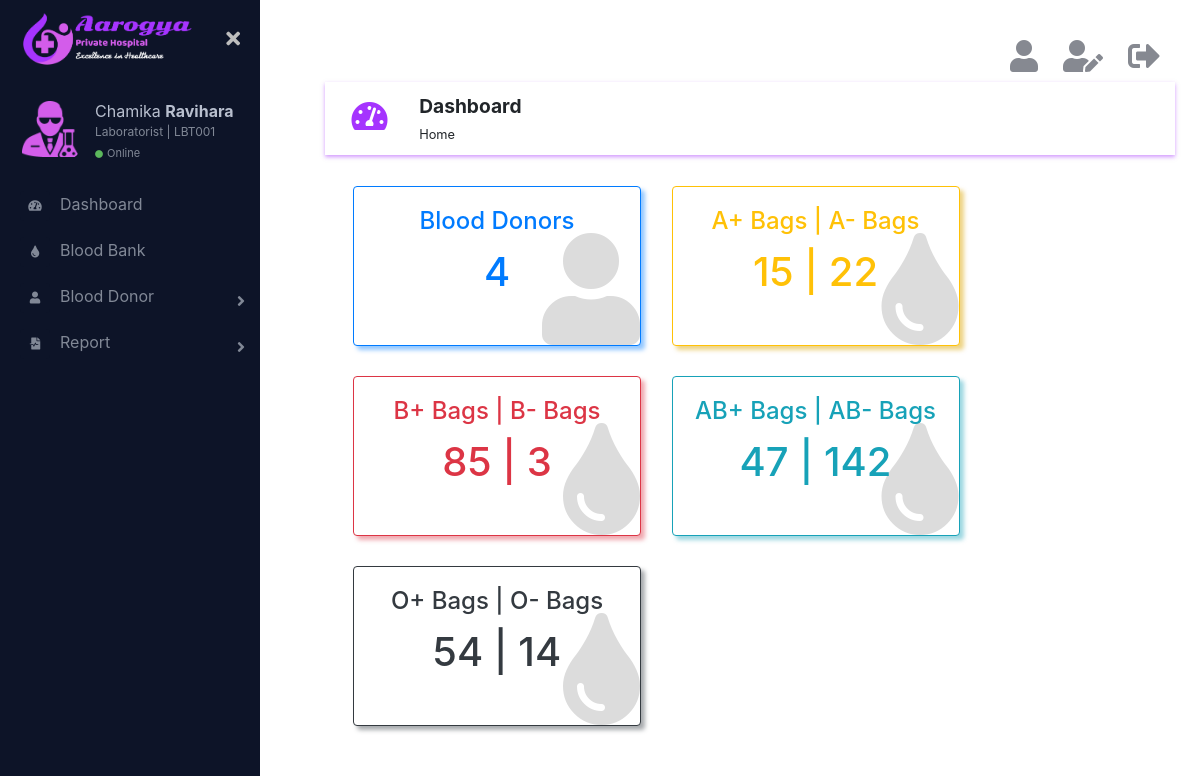
/html/dashboard.php (signed in), run on the app's committed database.
### tables this page shows
CREATE TABLE IF NOT EXISTS `bloodbank` (
  `bloodGroup` varchar(3) NOT NULL,
  `noOfBag` int(10) NOT NULL,
  PRIMARY KEY (`bloodGroup`)
);

### html/dashboard.php (the view, shortened to what the rows shown need)
<?php
    require_once('../connection/connection.php');
    $query = "SELECT COUNT(*) AS countPat FROM `patient` WHERE `is_deleted` = 0";
    $result_set = mysqli_query($con,$query);
    if (mysqli_num_rows($result_set) == 1) {
        $pat_count = mysqli_fetch_assoc($result_set);
    }
    $query = "SELECT COUNT(*) AS countNur FROM `nurse` WHERE `is_deleted` = 0";
    $result_set = mysqli_query($con,$query);
    if (mysqli_num_rows($result_set) == 1) {
        $nur_count = mysqli_fetch_assoc($result_set);
    }
    $query = "SELECT COUNT(*) AS countAcc FROM `accountant` WHERE `is_deleted` = 0";
    $result_set = mysqli_query($con,$query);
    if (mysqli_num_rows($result_set) == 1) {
        $acc_count = mysqli_fetch_assoc($result_set);
    }
    $query = "SELECT COUNT(*) AS countLab FROM `laboratorist` WHERE `is_deleted` = 0";
    $result_set = mysqli_query($con,$query);
    if (mysqli_num_rows($result_set) == 1) {
        $lab_count = mysqli_fetch_assoc($result_set);
    }
    $query = "SELECT COUNT(*) AS countCli FROM `client` WHERE `is_deleted` = 0";
    $result_set = mysqli_query($con,$query);
    if (mysqli_num_rows($result_set) == 1) {
        $cli_count = mysqli_fetch_assoc($result_set);
    }
    $query = "SELECT COUNT(*) AS countDonor FROM `blooddonor` WHERE `is_deleted` = 0";
    $result_set = mysqli_query($con,$query);
    if (mysqli_num_rows($result_set) == 1) {
        $donor_count = mysqli_fetch_assoc($result_set);
    }
    $query = "SELECT COUNT(*) AS countPayIn FROM `invoice` WHERE `is_deleted` = 0 AND `is_paid` = 'Paid'";
    if($_SESSION['role'] == 'client' || $_SESSION['role'] == 'patient'){
        $query = "SELECT SUM(`amount`) AS amountUnIn FROM `invoice` WHERE `is_deleted` = 0 AND `is_paid` = 'Unpaid' AND `patientId` = '{$_SESSION['id']}'";
    } else {
        $query = "SELECT SUM(`amount`) AS amountUnIn FROM `invoice` WHERE `is_deleted` = 0 AND `is_paid` = 'Unpaid'";
    }
    $result_set = mysqli_query($con,$query);
    if (mysqli_num_rows($result_set) == 1) {
        $unin_amount = mysqli_fetch_assoc($result_set);
    }
    $query = "SELECT SUM(`amount`) AS amountPayIn FROM `invoice` WHERE `is_deleted` = 0 AND `is_paid` = 'Paid'";
    $result_set = mysqli_query($con,$query);
    if (mysqli_num_rows($result_set) == 1) {
        $payin_amount = mysqli_fetch_assoc($result_set);
    }
    $queryP = "SELECT `noOfBag` as countAPlus FROM `bloodbank` WHERE `bloodGroup` = 'A+'";
    $queryM = "SELECT `noOfBag` as countAMinus FROM `bloodbank` WHERE `bloodGroup` = 'A-'";
    $result_setP = mysqli_query($con,$queryP);
    $result_setM = mysqli_query($con,$queryM);
    $aplus_count = mysqli_fetch_assoc($result_setP);
    $aminus_count = mysqli_fetch_assoc($result_setM);
    $queryP = "SELECT `noOfBag` as countBPlus FROM `bloodbank` WHERE `bloodGroup` = 'B+'";
    $queryM = "SELECT `noOfBag` as countBMinus FROM `bloodbank` WHERE `bloodGroup` = 'B-'";
    $result_setP = mysqli_query($con,$queryP);
    $result_setM = mysqli_query($con,$queryM);
    $bplus_count = mysqli_fetch_assoc($result_setP);
    $bminus_count = mysqli_fetch_assoc($result_setM);
    $queryP = "SELECT `noOfBag` as countABPlus FROM `bloodbank` WHERE `bloodGroup` = 'AB+'";
    $queryM = "SELECT `noOfBag` as countABMinus FROM `bloodbank` WHERE `bloodGroup` = 'AB-'";
    $result_setP = mysqli_query($con,$queryP);
    $result_setM = mysqli_query($con,$queryM);
    $abplus_count = mysqli_fetch_assoc($result_setP);
    $abminus_count = mysqli_fetch_assoc($result_setM);
    $queryP = "SELECT `noOfBag` as countOPlus FROM `bloodbank` WHERE `bloodGroup` = 'O+'";
    $queryM = "SELECT `noOfBag` as countOMinus FROM `bloodbank` WHERE `bloodGroup` = 'O-'";
    $result_setP = mysqli_query($con,$queryP);
    $result_setM = mysqli_query($con,$queryM);
    $oplus_count = mysqli_fetch_assoc($result_setP);
    $ominus_count = mysqli_fetch_assoc($result_setM);
?>
<!DOCTYPE html>
<html lang="en">
    <head>
        <link rel="stylesheet" href="../css/bootstrap.min.css">
        <link href="https://cdnjs.cloudflare.com/ajax/libs/font-awesome/5.10.0-11/css/all.css" rel="stylesheet">
        <link href="../css/main.css" rel="stylesheet">
    </head>
    <body>
        <div class="page-wrapper chiller-theme toggled">
            <?php
                require_once('sidebar.php');
            ?>
            <main class="page-content">
                <div class="container">
                    <?php
                        require_once('logoutbar.php');
                    ?>
                    <a <?php if($_SESSION['role'] == 'admin') echo "href='patientList.php'";?> class="btn" id="patCount">
                        <div class="card img-fluid border-primary mb-3" style="width: 18rem;height: 10rem;box-shadow: 4px 4px 4px rgba(38,143,255, 0.5);">
                            <div class="card-body card-img-overlay text-primary">
                                <h1>
                                    <?php
                                        if($_SESSION['role'] == 'laboratorist'){
                                            echo $donor_count['countDonor'];
                                        } else {
                                            echo $pat_count['countPat'];
                                        }
                                    ?>
                                </h1>
                            </div>
                        </div>
                    </a>
                    <a <?php if($_SESSION['role'] == 'admin') echo "href='nurseList.php'";?> class="btn" id="nurCount">
                        <div class="card img-fluid border-warning mb-3" style="width: 18rem;height: 10rem;box-shadow: 4px 4px 4px rgba(222,170,12, 0.5);">
                            <div class="card-body card-img-overlay text-warning">
                                <?php
                                    if($_SESSION['role'] == 'admin'){
                                        echo "<h4 class='card-title'>Nurses</h4>";
                                    } else if($_SESSION['role'] == 'doctor' || $_SESSION['role'] == 'nurse'){
                                        echo "<h4 class='card-title'>Blood Donors</h4>";
                                    } else if($_SESSION['role'] == 'laboratorist'){
                                        echo "<h4 class='card-title'>A+ Bags | A- Bags</h4>";
                                    } else if($_SESSION['role'] == 'accountant'){
                                        echo "<h4 class='card-title'>Received Amount</h4>";
                                    } else {
                                        echo "<h4 class='card-title'>Nurses</h4>";
                                    }
                                ?>
                                <h1>
                                    <?php
                                        if($_SESSION['role'] == 'admin'){
                                            echo $nur_count['countNur'];
                                        } else if($_SESSION['role'] == 'doctor' || $_SESSION['role'] == 'nurse'){
                                            echo $donor_count['countDonor'];
                                        } else if($_SESSION['role'] == 'laboratorist'){
                                            echo $aplus_count['countAPlus']." | ".$aminus_count['countAMinus'];
                                        } else if($_SESSION['role'] == 'accountant'){
                                            echo $payin_amount['amountPayIn'];
                                        } else {
                                            echo $nur_count['countNur'];
                                        }
                                    ?>
                                </h1>
                            </div>
                        </div>
                    </a>
                    <a <?php if($_SESSION['role'] == 'admin') echo "href='accountantList.php'";?> class="btn" id="accCount">
                        <div class="card img-fluid border-danger mb-3" style="width: 18rem;height: 10rem;box-shadow: 4px 4px 4px rgba(225,83,97, 0.5);">
                            <div class="card-body card-img-overlay text-danger">
                                <?php
                                    if($_SESSION['role'] == 'accountant'){
                                        echo "<h4 class='card-title'>Receivable Amount</h4>";
                                    } else if($_SESSION['role'] == 'client' || $_SESSION['role'] == 'patient'){
                                        echo "<h4 class='card-title'>Payable Amount</h4>";
                                    } else if($_SESSION['role'] == 'laboratorist'){
                                        echo "<h4 class='card-title'>B+ Bags | B- Bags</h4>";
                                    } else {
                                        echo "<h4 class='card-title'>Accountants</h4>";
                                    }
                                ?>
                                <h1>
                                    <?php
                                        if($_SESSION['role'] == 'accountant' || $_SESSION['role'] == 'client' || $_SESSION['role'] == 'patient'){
                                            echo $unin_amount['amountUnIn'];
                                        } else if($_SESSION['role'] == 'laboratorist'){
                                            echo $bplus_count['countBPlus']." | ".$bminus_count['countBMinus'];
                                        } else {
                                            echo $acc_count['countAcc'];
                                        }
                                    ?>
                                </h1>
                            </div>
                        </div>
                    </a>
                    <a <?php if($_SESSION['role'] == 'admin') echo "href='laboratoristList.php'";?> class="btn" id="labCount">
                        <div class="card img-fluid border-info mb-3" style="width: 18rem;height: 10rem;box-shadow: 4px 4px 4px rgba(58,176,195, 0.5);">
                            <div class="card-body card-img-overlay text-info">
                                <?php
                                    if($_SESSION['role'] == 'laboratorist'){
                                        echo "<h4 class='card-title'>AB+ Bags | AB- Bags</h4>";
                                    } else {
                                        echo "<h4 class='card-title'>Laboratorists</h4>";
                                    }
                                ?>
                                <h1>
                                    <?php
                                        if($_SESSION['role'] == 'laboratorist'){
                                            echo $abplus_count['countABPlus']." | ".$abminus_count['countABMinus'];
                                        } else {
                                            echo $lab_count['countLab'];
                                        }
                                    ?>
                                </h1>
                            </div>
                        </div>
                    </a>
                    <a <?php if($_SESSION['role'] == 'admin') echo "href='clientList.php'";?> class="btn" id="cliCount">
                        <div class="card img-fluid border-dark mb-3" style="width: 18rem;height: 10rem;box-shadow: 4px 4px 4px rgba(82,88,93, 0.5);">
                            <div class="card-body card-img-overlay text-dark">
                                <?php
                                    if($_SESSION['role'] == 'laboratorist'){
                                        echo "<h4 class='card-title'>O+ Bags | O- Bags</h4>";
                                    } else {
                                        echo "<h4 class='card-title'>Clients</h4>";
                                    }
                                ?>
                                <h1>
                                    <?php
                                        if($_SESSION['role'] == 'laboratorist'){
                                            echo $oplus_count['countOPlus']." | ".$ominus_count['countOMinus'];
                                        } else {
                                            echo $cli_count['countCli'];
                                        }
                                    ?>
                                </h1>
                            </div>
                        </div>
                    </a>
                </div>
            </main>
        </div>
    </body>
    </html>

### data on the page
bloodbank: noOfBag "22"
bloodbank: noOfBag "3"
bloodbank: noOfBag "142"
bloodbank: noOfBag "14"

### other printed values
$_SESSION['firstName'] "Chamika"
$_SESSION['lastName'] "Ravihara"
$_SESSION['id'] "LBT001"
$donor_count['countDonor'] "4"
$aplus_count['countAPlus'] "15"
$bplus_count['countBPlus'] "85"
$abplus_count['countABPlus'] "47"
$oplus_count['countOPlus'] "54"
